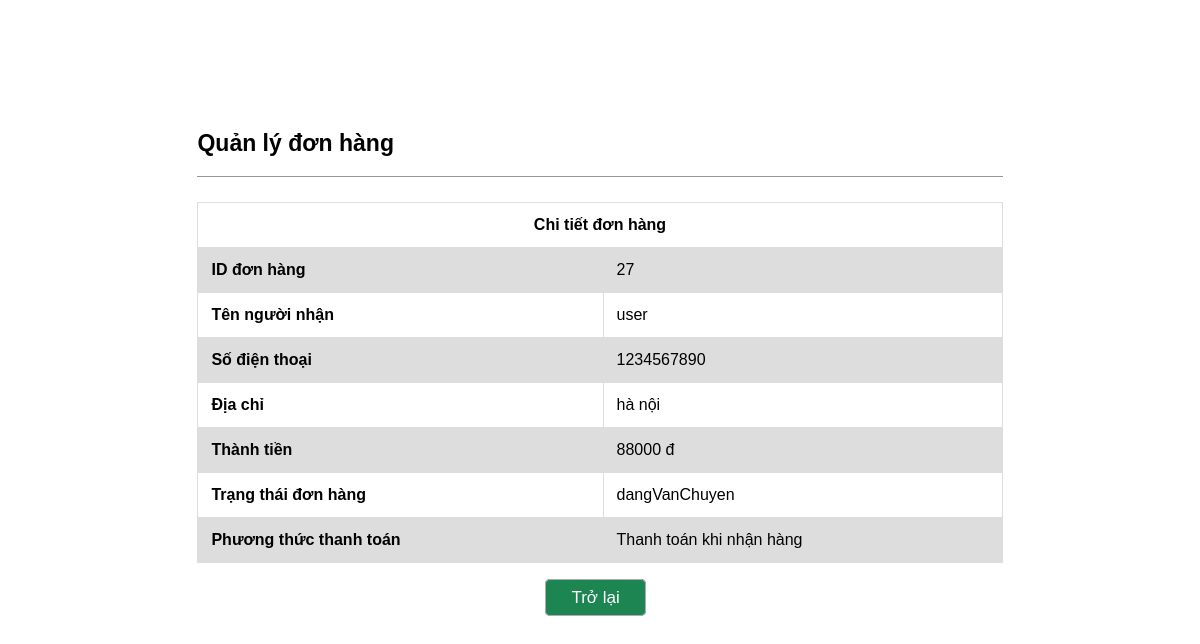
Page /admin/xemCT_DH.php?id=27 (signed in) on the committed database.
### tables this page shows
CREATE TABLE `don_hang` (
  `id` bigint NOT NULL AUTO_INCREMENT,
  `id_nguoi_dung` bigint DEFAULT NULL,
  `tong_tien` float DEFAULT NULL,
  `dia_chi` varchar(255) DEFAULT NULL,
  `sdt` varchar(255) DEFAULT NULL,
  `ten` varchar(255) DEFAULT NULL,
  `trang_thai` varchar(255) DEFAULT NULL,
  PRIMARY KEY (`id`),
  KEY `fk_don_hang_nguoi_dung` (`id_nguoi_dung`),
  CONSTRAINT `fk_don_hang_nguoi_dung` FOREIGN KEY (`id_nguoi_dung`) REFERENCES `nguoi_dung` (`id`)
);

### php/admin/getObjectById.php (called while the page is built, shortened)
<?php
function getObjectById($con, $tableName, $id)
{
    $sql = "SELECT * FROM $tableName WHERE id = ? ";
    $stmt = $con->prepare($sql);
    if ($stmt) {
        $stmt->bind_param("i", $id);
        $stmt->execute();
        $result = $stmt->get_result();
        return $result->fetch_assoc();
    }
    return null;
}

### admin/xemCT_DH.php (the view, shortened to what this page needs)
<!DOCTYPE html>
<html lang="en">
<head>
    <link rel="stylesheet" href="css/view.css">
</head>
<body>
    <?php
    require('../php/admin/getObjectById.php');
    $idDonHang = $_GET['id'];
    $donHang = getObjectById($con, 'don_hang', $idDonHang);
    ?>
    <div class="view">
        <div class="title">
            <h2 style="font-size:23px">Quản lý đơn hàng</h2>
        </div>
        <div class="main">
            <form action="">
                <table>
                    <tr>
                        <th colspan="2" style="text-align: center;">Chi tiết đơn hàng</th>
                    </tr>
                    <tr>
                        <th>ID đơn hàng</th>
                        <td><?php echo $donHang['id'] ?></td>
                    </tr>
                    <tr>
                        <th>Tên người nhận </th>
                        <td> <?php echo $donHang['ten'] ?></td>
                    </tr>
                    <tr>
                        <th>Số điện thoại </th>
                        <td> <?php echo $donHang['sdt'] ?></td>
                    </tr>
                    <tr>
                        <th>Địa chỉ</th>
                        <td> <?php echo $donHang['dia_chi'] ?></td>
                    </tr>
                    <tr>
                        <th>Thành tiền</th>
                        <td><?php echo $donHang['tong_tien'] ?> đ</td>
                    </tr>
                    <tr>
                        <th>Trạng thái đơn hàng</th>
                        <td><?php echo $donHang['trang_thai'] ?></td>
                    </tr>
                    <tr>
                        <th>Phương thức thanh toán</th>
                        <td>Thanh toán khi nhận hàng</td>
                    </tr>
                </table>
                <div class="submit">
                    <a href="quanLyDH.php" style="background-color: #1C8552; color : white;">Trở lại</a>
                </div>
            </form>
        </div>
    </div>
</body>
</html>

### admin/css/view.css (style rules this page uses)
.view { margin: 130px auto; height: 100vh; width:68%; font-family: Arial, sans-serif; }
.view .title { border-bottom: 1px solid #979494; margin: 25px 0px 25px 0px; font-size: 24px; }
.main table { font-family: arial, sans-serif; border-collapse: collapse; width: 100%; }
td, th { border: 1px solid #dddddd; text-align: left; padding: 13px; }
tr:nth-child(even) { background-color: #dddddd; }
.submit { margin: 25px 43.2%; }
.submit > a { text-decoration: none; border-radius: 5px; border:1px solid #acacac; padding:8px 23%; height:20px; font-size: 17px; }

### rows in the picture
don_hang: id "27", ten "user", sdt "1234567890", dia_chi "hà nội", tong_tien "88000", trang_thai "dangVanChuyen"
